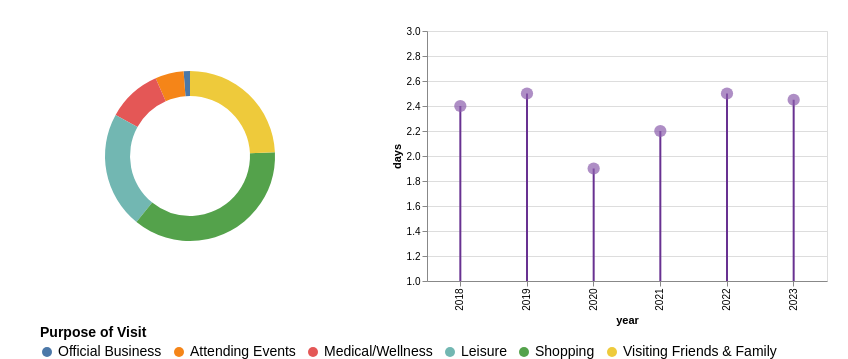

Write the Vega-Lite specification saved for this chart.
### Vega-Lite specification from a JSON file in a GitHub repository (floating-point values rounded to 4 significant figures)
{"$schema": "https://vega.github.io/schema/vega-lite/v5.json", "hconcat": [{"width": 300, "height": 250, "data": {"values": [{"Category": "Official Business", "Value": 1.2}, {"Category": "Attending Events", "Value": 5.4}, {"Category": "Medical/Wellness", "Value": 10.3}, {"Category": "Leisure", "Value": 22.1}, {"Category": "Shopping", "Value": 36.4}, {"Category": "Visiting Friends & Family", "Value": 24.2}]}, "encoding": {"color": {"field": "Category", "type": "nominal", "scale": {"domain": ["Official Business", "Attending Events", "Medical/Wellness", "Leisure", "Shopping", "Visiting Friends & Family"]}, "legend": {"title": "Purpose of Visit", "titleFontSize": 14, "labelFontSize": 14, "orient": "bottom", "offset": 0}}, "theta": {"field": "Value", "type": "quantitative"}, "tooltip": [{"field": "Category", "title": "Purpose of Visit"}, {"field": "Value", "title": "Percentage", "format": ".1f"}]}, "mark": {"type": "arc", "innerRadius": 60, "outerRadius": 85}, "config": {"view": {"stroke": null}}}, {"description": "Lollipop chart showing days data for each year", "data": {"values": [{"year": 2018, "days": 2.4}, {"year": 2019, "days": 2.5}, {"year": 2020, "days": 1.9}, {"year": 2021, "days": 2.2}, {"year": 2022, "days": 2.5}, {"year": 2023, "days": 2.45}]}, "layer": [{"mark": {"type": "rule", "strokeWidth": 2, "color": "#683191"}, "encoding": {"x": {"field": "year", "type": "ordinal"}, "y": {"field": "days", "type": "quantitative", "scale": {"domain": [1, 3], "nice": false}}}}, {"mark": {"type": "circle", "filled": true, "size": 150, "color": "#8b5ead", "tooltip": true}, "encoding": {"x": {"field": "year", "type": "ordinal"}, "y": {"field": "days", "type": "quantitative"}, "tooltip": [{"field": "year", "type": "ordinal", "title": "Year"}, {"field": "days", "type": "quantitative", "title": "Number of Days"}]}}], "width": 400, "height": 250}], "spacing": 50, "padding": {"top": 25, "left": 40, "right": 20}}
